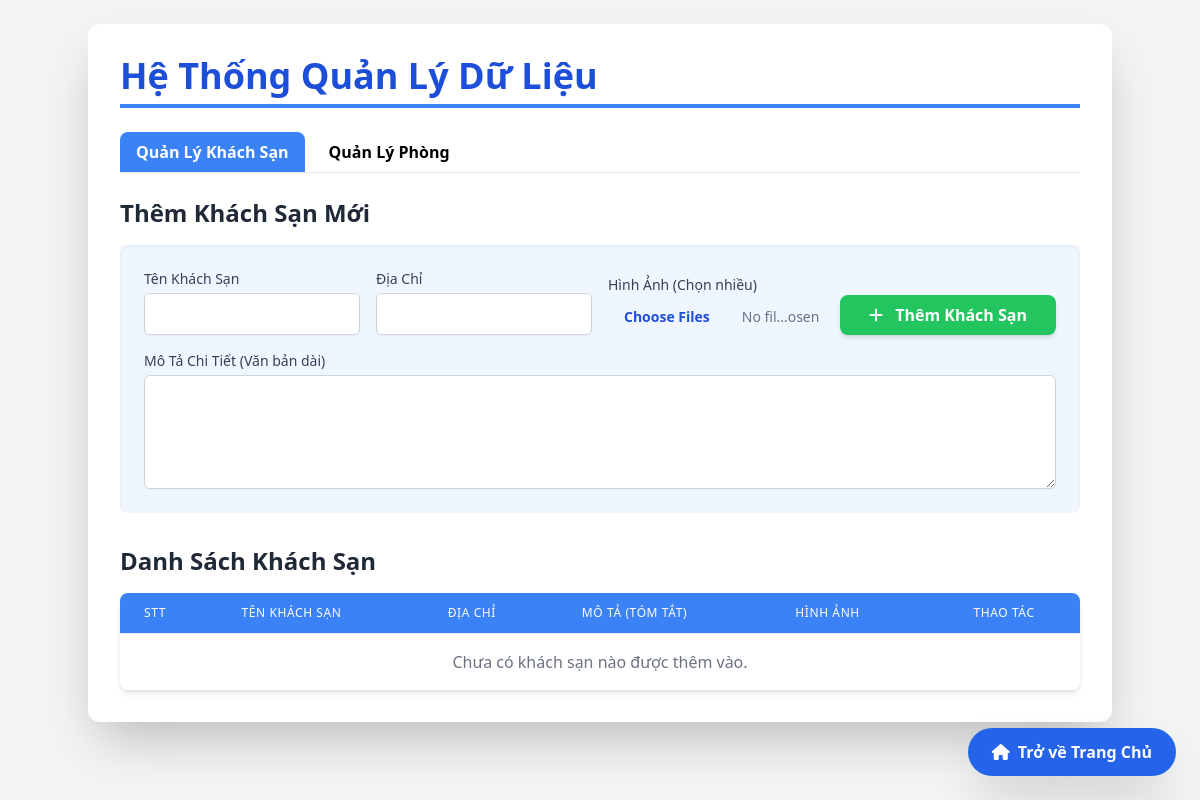
Page /manage.php on the earlier database version.
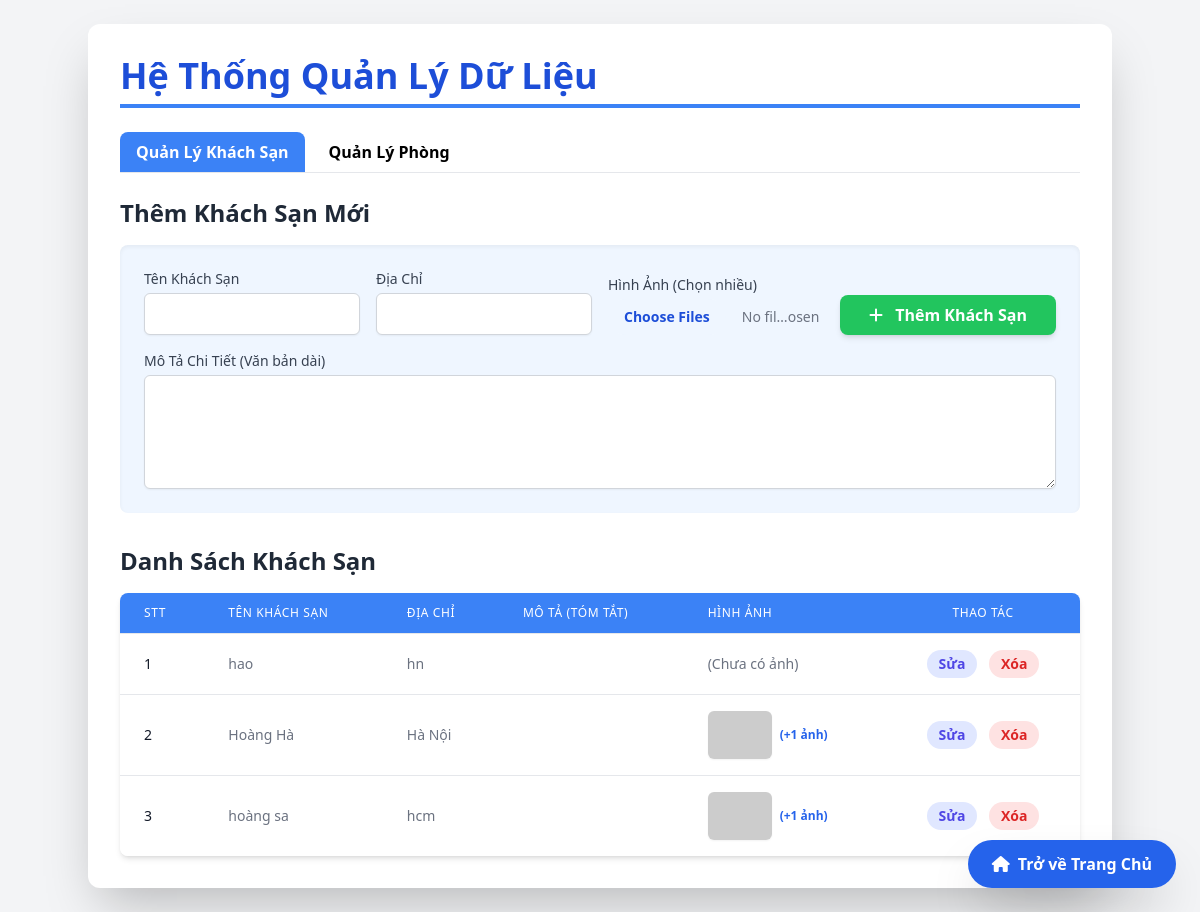
Same page on the later database version.
### tables this page shows
CREATE TABLE `khachsan_info` (
  `makhs` int(11) NOT NULL,
  `tenks` varchar(100) NOT NULL,
  `diachi` varchar(255) DEFAULT NULL
);

### manage.php (the view, shortened to what the changed rows need)
<?php
$servername = "localhost";
$username = "root";
$password = "";
$dbname = "khachsan";
$upload_dir = "uploads/";
$conn = new mysqli($servername, $username, $password, $dbname);
$conn->set_charset("utf8mb4");
$hotels = [];
$sql_hotels = "SELECT makhs, tenks, diachi, mo_ta_chi_tiet FROM khachsan_info";
$result_hotels = $conn->query($sql_hotels);
if ($result_hotels && $result_hotels->num_rows > 0) {
    while($row = $result_hotels->fetch_assoc()) {
        $hotel = $row;
        $sql_images = "SELECT image_id, image_path FROM khachsan_images WHERE makhs = ?";
        $stmt_img_fetch = $conn->prepare($sql_images);
        $stmt_img_fetch->bind_param("i", $hotel['makhs']);
        $stmt_img_fetch->execute();
        $result_images = $stmt_img_fetch->get_result();
        $hotel['images'] = [];
        while($img_row = $result_images->fetch_assoc()) {
            $hotel['images'][] = $img_row;
        }
        $hotels[] = $hotel;
    }
}
?>
<!DOCTYPE html>
<html lang="vi">
<head>
    <script src="https://cdn.tailwindcss.com"></script>
    <link rel="stylesheet" href="https://cdnjs.cloudflare.com/ajax/libs/font-awesome/6.0.0-beta3/css/all.min.css">
</head>
<body class="bg-gray-100 font-sans p-6">
    <div class="container mx-auto bg-white p-8 rounded-xl shadow-2xl">
        <h1 class="text-4xl font-extrabold text-blue-700 mb-6 border-b-4 border-blue-500 pb-2">Hệ Thống Quản Lý Dữ Liệu</h1>
        <div id="content-hotels" class="tab-content">
            <h2 class="text-2xl font-bold text-gray-800 mb-4">Thêm Khách Sạn Mới</h2>
            <h2 class="text-2xl font-bold text-gray-800 mb-4">Danh Sách Khách Sạn</h2>
            <div class="overflow-x-auto shadow-md rounded-lg">
                <table class="min-w-full divide-y divide-gray-200">
                    <thead class="bg-blue-500 text-white">
                        <tr>
                            <th class="px-6 py-3 text-left text-xs font-medium uppercase tracking-wider">STT</th>
                            <th class="px-6 py-3 text-left text-xs font-medium uppercase tracking-wider">Tên Khách Sạn</th>
                            <th class="px-6 py-3 text-left text-xs font-medium uppercase tracking-wider">Địa Chỉ</th>
                            <th class="px-6 py-3 text-left text-xs font-medium uppercase tracking-wider">Mô Tả (Tóm tắt)</th>
                            <th class="px-6 py-3 text-left text-xs font-medium uppercase tracking-wider">Hình Ảnh</th>
                            <th class="px-6 py-3 text-center text-xs font-medium uppercase tracking-wider">Thao Tác</th>
                        </tr>
                    </thead>
                    <tbody class="bg-white divide-y divide-gray-200">
                        <?php if (count($hotels) > 0): ?>
                            <?php $stt_hotel = 1; ?>
                            <?php foreach ($hotels as $hotel): ?>
                                <tr>
                                    <td class="px-6 py-4 whitespace-nowrap text-sm font-medium text-gray-900"><?= $stt_hotel++ ?></td>
                                    <td class="px-6 py-4 whitespace-nowrap text-sm text-gray-500"><?= htmlspecialchars($hotel['tenks']) ?></td>
                                    <td class="px-6 py-4 whitespace-nowrap text-sm text-gray-500"><?= htmlspecialchars($hotel['diachi']) ?></td>
                                    <td class="px-6 py-4 max-w-xs text-sm text-gray-500 overflow-hidden text-ellipsis">
                                    </td>
                                    <td class="px-6 py-4 whitespace-nowrap text-sm text-gray-500">
                                        <?php if (!empty($hotel['images'])): ?>
                                            <div class="flex items-center space-x-2">
                                                <img src="<?= $upload_dir . htmlspecialchars($hotel['images'][0]['image_path']) ?>"
                                                     alt="Ảnh KS"
                                                     onerror="this.onerror=null; this.src='https://placehold.co/60x48/CCCCCC/333333?text=No+Image'"
                                                     class="w-16 h-12 object-cover rounded-md shadow-sm">
                                                <span class="text-xs font-semibold text-blue-600">(+<?= count($hotel['images']) - 1 ?> ảnh)</span>
                                            </div>
                                        <?php else: ?>
                                            (Chưa có ảnh)
                                        <?php endif; ?>
                                    </td>
                                    <td class="px-6 py-4 whitespace-nowrap text-center text-sm font-medium space-x-2">
                                        <button onclick="openEditModal(<?= $hotel['makhs'] ?>,
                                                                    '<?= htmlspecialchars(addslashes($hotel['tenks'])) ?>',
                                                                    '<?= htmlspecialchars(addslashes($hotel['diachi'])) ?>',
                                                                    '<?= htmlspecialchars(addslashes($hotel['mo_ta_chi_tiet'])) ?>',
                                                                    '<?= htmlspecialchars(json_encode($hotel['images'], JSON_HEX_QUOT)) ?>')"
                                                class="text-indigo-600 hover:text-indigo-900 bg-indigo-100 px-3 py-1 rounded-full font-bold">Sửa</button>
                                        <form method="POST" action="manage.php" class="inline-block" onsubmit="return confirm('Bạn có chắc chắn muốn xóa khách sạn này, TẤT CẢ các phòng và ảnh liên quan?');">
                                            <button type="submit" class="text-red-600 hover:text-red-900 bg-red-100 px-3 py-1 rounded-full font-bold">Xóa</button>
                                        </form>
                                    </td>
                                </tr>
                            <?php endforeach; ?>
                        <?php else: ?>
                            <tr>
                                <td colspan="6" class="px-6 py-4 text-center text-gray-500">Chưa có khách sạn nào được thêm vào.</td>
                            </tr>
                        <?php endif; ?>
                    </tbody>
                </table>
            </div>
        </div>
    </div>
</body>
</html>

Differences in the rows shown:
added khachsan_info: tenks "hao", diachi "hn", shows "(Chưa có ảnh)"
added khachsan_info: tenks "Hoàng Hà", diachi "Hà Nội", count($hotel['images']) - 1 "1"
added khachsan_info: tenks "hoàng sa", diachi "hcm", count($hotel['images']) - 1 "1"
Other differences:
text no longer shown: "Chưa có khách sạn nào được thêm vào."
